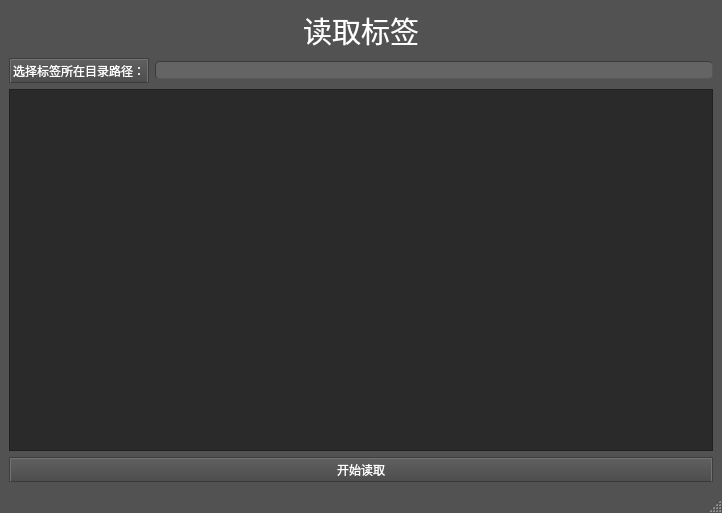
<?xml version="1.0" encoding="UTF-8"?>
<ui version="4.0">
 <class>MainWindow</class>
 <widget class="QMainWindow" name="MainWindow">
  <property name="geometry">
   <rect>
    <x>0</x>
    <y>0</y>
    <width>722</width>
    <height>513</height>
   </rect>
  </property>
  <property name="windowTitle">
   <string>MainWindow</string>
  </property>
  <property name="styleSheet">
   <string notr="true">
/*
ElegantDark Style Sheet for QT Applications
Author: Jaime A. Quiroga P.
Company: GTRONICK
Last updated: 17/04/2018
Available at: https://github.com/GTRONICK/QSS/blob/master/ElegantDark.qss
*/
QMainWindow {
	background-color:rgb(82, 82, 82);
}
QTextEdit {
	background-color:rgb(42, 42, 42);
	color: rgb(0, 255, 0);
}
QPushButton{
	border-style: outset;
	border-width: 2px;
	border-top-color: qlineargradient(spread:pad, x1:0.5, y1:0.6, x2:0.5, y2:0.4, stop:0 rgba(115, 115, 115, 255), stop:1 rgba(62, 62, 62, 255));
	border-right-color: qlineargradient(spread:pad, x1:0.4, y1:0.5, x2:0.6, y2:0.5, stop:0 rgba(115, 115, 115, 255), stop:1 rgba(62, 62, 62, 255));
	border-left-color: qlineargradient(spread:pad, x1:0.6, y1:0.5, x2:0.4, y2:0.5, stop:0 rgba(115, 115, 115, 255), stop:1 rgba(62, 62, 62, 255));
	border-bottom-color: rgb(58, 58, 58);
	border-bottom-width: 1px;
	border-style: solid;
	color: rgb(255, 255, 255);
	padding: 2px;
	background-color: qlineargradient(spread:pad, x1:0.5, y1:1, x2:0.5, y2:0, stop:0 rgba(77, 77, 77, 255), stop:1 rgba(97, 97, 97, 255));
}
QPushButton:hover{
	border-style: outset;
	border-width: 2px;
	border-top-color: qlineargradient(spread:pad, x1:0.5, y1:0.6, x2:0.5, y2:0.4, stop:0 rgba(180, 180, 180, 255), stop:1 rgba(110, 110, 110, 255));
	border-right-color: qlineargradient(spread:pad, x1:0.4, y1:0.5, x2:0.6, y2:0.5, stop:0 rgba(180, 180, 180, 255), stop:1 rgba(110, 110, 110, 255));
	border-left-color: qlineargradient(spread:pad, x1:0.6, y1:0.5, x2:0.4, y2:0.5, stop:0 rgba(180, 180, 180, 255), stop:1 rgba(110, 110, 110, 255));
	border-bottom-color: rgb(115, 115, 115);
	border-bottom-width: 1px;
	border-style: solid;
	color: rgb(255, 255, 255);
	padding: 2px;
	background-color: qlineargradient(spread:pad, x1:0.5, y1:1, x2:0.5, y2:0, stop:0 rgba(107, 107, 107, 255), stop:1 rgba(157, 157, 157, 255));
}
QPushButton:pressed{
	border-style: outset;
	border-width: 2px;
	border-top-color: qlineargradient(spread:pad, x1:0.5, y1:0.6, x2:0.5, y2:0.4, stop:0 rgba(62, 62, 62, 255), stop:1 rgba(22, 22, 22, 255));
	border-right-color: qlineargradient(spread:pad, x1:0.4, y1:0.5, x2:0.6, y2:0.5, stop:0 rgba(115, 115, 115, 255), stop:1 rgba(62, 62, 62, 255));
	border-left-color: qlineargradient(spread:pad, x1:0.6, y1:0.5, x2:0.4, y2:0.5, stop:0 rgba(115, 115, 115, 255), stop:1 rgba(62, 62, 62, 255));
	border-bottom-color: rgb(58, 58, 58);
	border-bottom-width: 1px;
	border-style: solid;
	color: rgb(255, 255, 255);
	padding: 2px;
	background-color: qlineargradient(spread:pad, x1:0.5, y1:1, x2:0.5, y2:0, stop:0 rgba(77, 77, 77, 255), stop:1 rgba(97, 97, 97, 255));
}
QPushButton:disabled{
	border-style: outset;
	border-width: 2px;
	border-top-color: qlineargradient(spread:pad, x1:0.5, y1:0.6, x2:0.5, y2:0.4, stop:0 rgba(115, 115, 115, 255), stop:1 rgba(62, 62, 62, 255));
	border-right-color: qlineargradient(spread:pad, x1:0.4, y1:0.5, x2:0.6, y2:0.5, stop:0 rgba(115, 115, 115, 255), stop:1 rgba(62, 62, 62, 255));
	border-left-color: qlineargradient(spread:pad, x1:0.6, y1:0.5, x2:0.4, y2:0.5, stop:0 rgba(115, 115, 115, 255), stop:1 rgba(62, 62, 62, 255));
	border-bottom-color: rgb(58, 58, 58);
	border-bottom-width: 1px;
	border-style: solid;
	color: rgb(0, 0, 0);
	padding: 2px;
	background-color: qlineargradient(spread:pad, x1:0.5, y1:1, x2:0.5, y2:0, stop:0 rgba(57, 57, 57, 255), stop:1 rgba(77, 77, 77, 255));
}
QLineEdit {
	border-width: 1px; border-radius: 4px;
	border-color: rgb(58, 58, 58);
	border-style: inset;
	padding: 0 8px;
	color: rgb(255, 255, 255);
	background:rgb(100, 100, 100);
	selection-background-color: rgb(187, 187, 187);
	selection-color: rgb(60, 63, 65);
}
QLabel {
	color:rgb(255,255,255);	
}
QProgressBar {
	text-align: center;
	color: rgb(240, 240, 240);
	border-width: 1px; 
	border-radius: 10px;
	border-color: rgb(58, 58, 58);
	border-style: inset;
	background-color:rgb(77,77,77);
}
QProgressBar::chunk {
	background-color: qlineargradient(spread:pad, x1:0.5, y1:0.7, x2:0.5, y2:0.3, stop:0 rgba(87, 97, 106, 255), stop:1 rgba(93, 103, 113, 255));
	border-radius: 5px;
}
QMenuBar {
	background:rgb(82, 82, 82);
}
QMenuBar::item {
	color:rgb(223,219,210);
	spacing: 3px;
	padding: 1px 4px;
	background: transparent;
}

QMenuBar::item:selected {
	background:rgb(115, 115, 115);
}
QMenu::item:selected {
	color:rgb(255,255,255);
	border-width:2px;
	border-style:solid;
	padding-left:18px;
	padding-right:8px;
	padding-top:2px;
	padding-bottom:3px;
	background:qlineargradient(spread:pad, x1:0.5, y1:0.7, x2:0.5, y2:0.3, stop:0 rgba(87, 97, 106, 255), stop:1 rgba(93, 103, 113, 255));
	border-top-color: qlineargradient(spread:pad, x1:0.5, y1:0.6, x2:0.5, y2:0.4, stop:0 rgba(115, 115, 115, 255), stop:1 rgba(62, 62, 62, 255));
	border-right-color: qlineargradient(spread:pad, x1:0.4, y1:0.5, x2:0.6, y2:0.5, stop:0 rgba(115, 115, 115, 255), stop:1 rgba(62, 62, 62, 255));
	border-left-color: qlineargradient(spread:pad, x1:0.6, y1:0.5, x2:0.4, y2:0.5, stop:0 rgba(115, 115, 115, 255), stop:1 rgba(62, 62, 62, 255));
	border-bottom-color: rgb(58, 58, 58);
	border-bottom-width: 1px;
}
QMenu::item {
	color:rgb(223,219,210);
	background-color:rgb(78,78,78);
	padding-left:20px;
	padding-top:4px;
	padding-bottom:4px;
	padding-right:10px;
}
QMenu{
	background-color:rgb(78,78,78);
}
QTabWidget {
	color:rgb(0,0,0);
	background-color:rgb(247,246,246);
}
QTabWidget::pane {
		border-color: rgb(77,77,77);
		background-color:rgb(101,101,101);
		border-style: solid;
		border-width: 1px;
    	border-radius: 6px;
}
QTabBar::tab {
	padding:2px;
	color:rgb(250,250,250);
  	background-color: qlineargradient(spread:pad, x1:0.5, y1:1, x2:0.5, y2:0, stop:0 rgba(77, 77, 77, 255), stop:1 rgba(97, 97, 97, 255));
	border-style: solid;
	border-width: 2px;
  	border-top-right-radius:4px;
   border-top-left-radius:4px;
	border-top-color: qlineargradient(spread:pad, x1:0.5, y1:0.6, x2:0.5, y2:0.4, stop:0 rgba(115, 115, 115, 255), stop:1 rgba(95, 92, 93, 255));
	border-right-color: qlineargradient(spread:pad, x1:0.4, y1:0.5, x2:0.6, y2:0.5, stop:0 rgba(115, 115, 115, 255), stop:1 rgba(95, 92, 93, 255));
	border-left-color: qlineargradient(spread:pad, x1:0.6, y1:0.5, x2:0.4, y2:0.5, stop:0 rgba(115, 115, 115, 255), stop:1 rgba(95, 92, 93, 255));
	border-bottom-color: rgb(101,101,101);
}
QTabBar::tab:selected, QTabBar::tab:last:selected, QTabBar::tab:hover {
  	background-color:rgb(101,101,101);
  	margin-left: 0px;
  	margin-right: 1px;
}
QTabBar::tab:!selected {
    	margin-top: 1px;
		margin-right: 1px;
}
QCheckBox {
	color:rgb(223,219,210);
	padding: 2px;
}
QCheckBox:hover {
	border-radius:4px;
	border-style:solid;
	padding-left: 1px;
	padding-right: 1px;
	padding-bottom: 1px;
	padding-top: 1px;
	border-width:1px;
	border-color: rgb(87, 97, 106);
	background-color:qlineargradient(spread:pad, x1:0.5, y1:0.7, x2:0.5, y2:0.3, stop:0 rgba(87, 97, 106, 150), stop:1 rgba(93, 103, 113, 150));
}
QCheckBox::indicator:checked {
	border-radius:4px;
	border-style:solid;
	border-width:1px;
	border-color: rgb(180,180,180);
  	background-color:qlineargradient(spread:pad, x1:0.5, y1:0.7, x2:0.5, y2:0.3, stop:0 rgba(87, 97, 106, 255), stop:1 rgba(93, 103, 113, 255));
}
QCheckBox::indicator:unchecked {
	border-radius:4px;
	border-style:solid;
	border-width:1px;
	border-color: rgb(87, 97, 106);
  	background-color:rgb(255,255,255);
}
QStatusBar {
	color:rgb(240,240,240);
}</string>
  </property>
  <widget class="QWidget" name="centralwidget">
   <layout class="QVBoxLayout" name="verticalLayout">
    <item>
     <widget class="QLabel" name="label_2">
      <property name="font">
       <font>
        <pointsize>22</pointsize>
       </font>
      </property>
      <property name="styleSheet">
       <string notr="true">color: rgb(255, 255, 255);</string>
      </property>
      <property name="text">
       <string>读取标签</string>
      </property>
      <property name="alignment">
       <set>Qt::AlignCenter</set>
      </property>
     </widget>
    </item>
    <item>
     <layout class="QHBoxLayout" name="horizontalLayout">
      <item>
       <widget class="QPushButton" name="pushButton">
        <property name="styleSheet">
         <string notr="true"/>
        </property>
        <property name="text">
         <string>选择标签所在目录路径：</string>
        </property>
       </widget>
      </item>
      <item>
       <widget class="QLineEdit" name="lineEdit"/>
      </item>
     </layout>
    </item>
    <item>
     <widget class="QTextEdit" name="Read_textEdit"/>
    </item>
    <item>
     <widget class="QPushButton" name="pushButton_2">
      <property name="styleSheet">
       <string notr="true">
</string>
      </property>
      <property name="text">
       <string>开始读取</string>
      </property>
     </widget>
    </item>
   </layout>
  </widget>
  <widget class="QMenuBar" name="menubar">
   <property name="geometry">
    <rect>
     <x>0</x>
     <y>0</y>
     <width>722</width>
     <height>20</height>
    </rect>
   </property>
  </widget>
  <widget class="QStatusBar" name="statusbar"/>
 </widget>
 <resources/>
 <connections/>
</ui>
